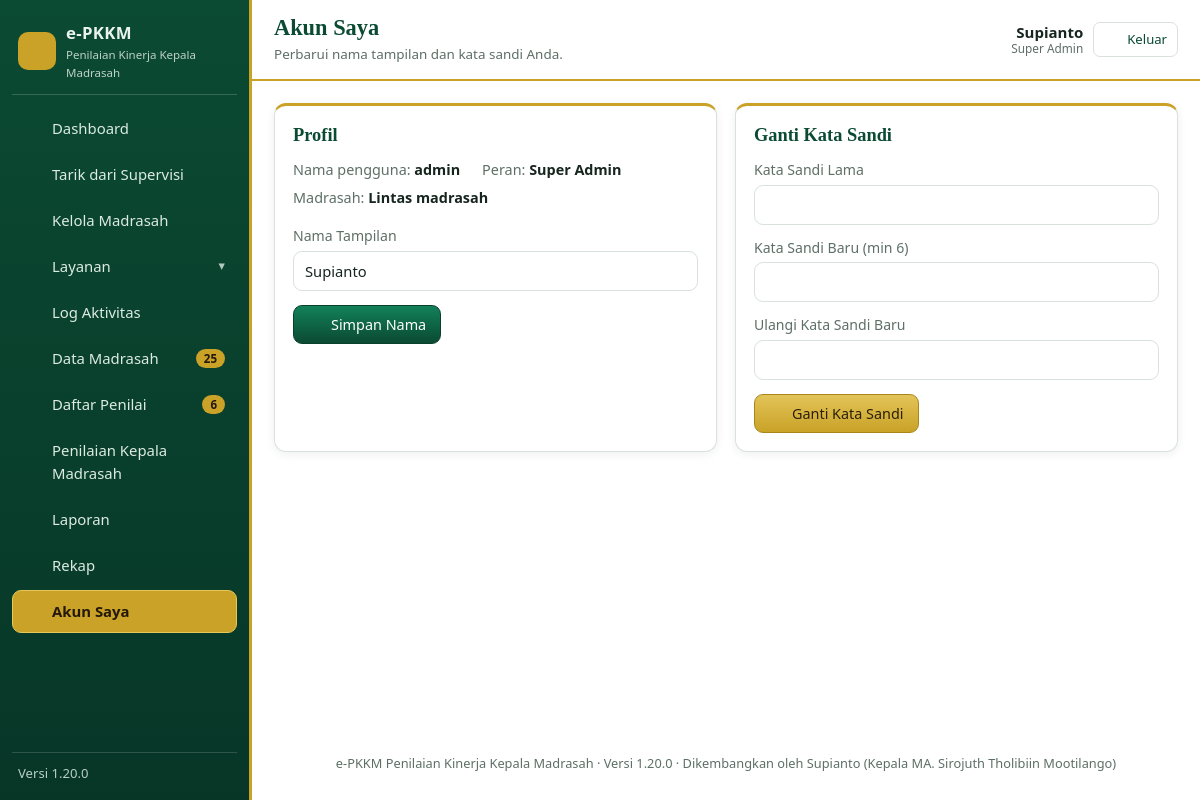
/akun.php (signed in), run on the app's committed database.
### tables this page shows
CREATE TABLE users (
                id INTEGER PRIMARY KEY AUTOINCREMENT,
                sekolah_id INTEGER REFERENCES sekolah(id) ON DELETE CASCADE,
                nama TEXT NOT NULL,
                username TEXT NOT NULL UNIQUE,
                sandi TEXT NOT NULL,
                role TEXT NOT NULL DEFAULT 'pengawas',
                aktif INTEGER NOT NULL DEFAULT 1,
                foto TEXT,
                dibuat TEXT
            , nip TEXT, jabatan TEXT, instansi TEXT, kab_kota TEXT, hp TEXT, asal TEXT, supervisi_id INTEGER, sandi_supervisi TEXT);

### akun.php (the view, shortened to what the rows shown need)
<?php
require_once __DIR__ . '/inc/init.php';
$u = require_login();
page_top('Akun Saya', 'Perbarui nama tampilan dan kata sandi Anda.');
?>
<div class="grid g2">
    <div class="card">
        <div class="card-kepala"><h2>Profil</h2></div>
        <div class="baris-info">
            <div><span>Nama pengguna:</span> <b><?= e($u['username']) ?></b></div>
            <div><span>Peran:</span> <b><?= e(role_label()) ?></b></div>
        </div>
        <form method="post" action="akun.php" class="mt16">
            <div class="form-baris">
                <label for="nama">Nama Tampilan</label>
                <input type="text" id="nama" name="nama" value="<?= e($u['nama']) ?>" required>
            </div>
        </form>
    </div>
    <div class="card">
        <div class="card-kepala"><h2>Ganti Kata Sandi</h2></div>
    </div>
</div>
<?php
page_bottom();

### inc/layout.php (shortened to what the rows shown need)
<?php
if (!function_exists('ikon')) {
    function ikon(string $nama, int $ukuran = 18): string
    {
        $p = [
            'dash' => '<path d="M3 12l9-8 9 8v8a1 1 0 0 1-1 1h-5v-6H9v6H4a1 1 0 0 1-1-1z"/>',
            'madrasah' => '<path d="M12 3l9 6v12H3V9z"/><path d="M9 21v-6h6v6"/>',
            'nilai' => '<path d="M4 4h16v16H4z"/><path d="M8 9h8M8 13h8M8 17h5"/>',
            'guru' => '<circle cx="12" cy="8" r="3.2"/><path d="M5 20c1.4-3.6 4-5.2 7-5.2s5.6 1.6 7 5.2"/>',
            'lapor' => '<path d="M5 3h9l5 5v13H5z"/><path d="M14 3v5h5"/><path d="M8 13h8M8 17h5"/>',
            'rekap' => '<path d="M4 20V6M10 20V3M16 20v-9M22 20H2"/>',
            'akun' => '<circle cx="12" cy="9" r="3.4"/><path d="M4.5 20c1.5-3.8 4.3-5.6 7.5-5.6s6 1.8 7.5 5.6"/>',
            'pengawas' => '<circle cx="11" cy="8" r="3"/><path d="M4 20c1.3-3.4 3.8-5 7-5"/><path d="M15 15l2 2 4-4"/>',
            'kunci' => '<circle cx="8" cy="12" r="3.5"/><path d="M11.5 12H21M17 12v3M20 12v2"/>',
            'keluar' => '<path d="M10 4H5v16h5"/><path d="M14 8l4 4-4 4M18 12H9"/>',
            'cetak' => '<path d="M7 8V3h10v5"/><path d="M5 8h14v8h-3v5H8v-5H5z"/>',
            'simpan' => '<path d="M5 3h11l3 3v15H5z"/><path d="M8 3v6h6V3M8 21v-7h8v7"/>',
            'tambah' => '<path d="M12 5v14M5 12h14"/>',
            'menu' => '<path d="M4 7h16M4 12h16M4 17h16"/>',
            'buka' => '<path d="M4 6h7l2 2h7v11H4z"/>',
            'dokumen' => '<path d="M13 3v5h5"/><path d="M19 8.5V20a1 1 0 0 1-1 1H6a1 1 0 0 1-1-1V4a1 1 0 0 1 1-1h7z"/>'
                . '<path d="M8 13h8M8 17h5"/>',
            'unggah' => '<path d="M12 16V6M8 10l4-4 4 4"/><path d="M4 18h16v3H4z"/>',
            'unduh' => '<path d="M12 4v10M8 10l4 4 4-4"/><path d="M4 18h16v3H4z"/>',
            'centang' => '<path d="M4 12l5 5L20 6"/>',
            'panah' => '<path d="M5 12h13M13 6l6 6-6 6"/>',
            'layanan' => '<path d="M4 4h6v6H4zM14 4h6v6h-6zM4 14h6v6H4zM14 14h6v6h-6z"/>',
            'daftar' => '<path d="M8 6h12M8 12h12M8 18h12"/><path d="M4 6h.01M4 12h.01M4 18h.01"/>',
            'clock' => '<circle cx="12" cy="12" r="8.5"/><path d="M12 7.5V12l3 2"/>',
            'user' => '<circle cx="12" cy="8.5" r="3.3"/><path d="M4.8 20c1.4-3.6 4-5.4 7.2-5.4s5.8 1.8 7.2 5.4"/>',
        ];
        $isi = $p[$nama] ?? $p['dash'];
        return '<svg class="ic" viewBox="0 0 24 24" width="' . $ukuran . '" height="' . $ukuran . '" fill="none" '
            . 'stroke="currentColor" stroke-width="1.7" stroke-linecap="round" stroke-linejoin="round">' . $isi . '</svg>';
    }
}
if (!function_exists('menu_sidebar')) {
    function menu_sidebar(): array
    {
        $u = current_user();
        $m = [];
        $m[] = ['index.php', $u['role'] === 'pengawas' ? 'Dashboard Penilai' : 'Dashboard', 'dash'];
        if ($u['role'] === 'super') {
            $m[] = ['tarik_supervisi.php', 'Tarik dari Supervisi', 'unduh'];
            $m[] = ['sekolah.php', 'Kelola Madrasah', 'madrasah'];
            $m[] = ['grup', 'Layanan', 'layanan', [
                ['pengawas.php', 'Akun Penilai', 'pengawas'],
                ['jabatan.php', 'Daftar Jabatan Penilai', 'nilai'],
                ['depan_slider.php', 'Slider Halaman Depan', 'buka'],
                ['logo.php', 'Logo Aplikasi', 'madrasah'],
            ]];
            $m[] = ['log.php', 'Log Aktivitas', 'clock', log_jumlah_online()];
            $m[] = ['data_madrasah.php', 'Data Madrasah', 'daftar', (int)val('SELECT COUNT(*) FROM sekolah')];
            $m[] = ['data_penilai.php', 'Daftar Penilai', 'guru',
                (int)val("SELECT COUNT(*) FROM users WHERE role = 'pengawas'")];
            $m[] = ['penilaian.php', 'Penilaian Kepala Madrasah', 'nilai'];
            $m[] = ['laporan.php', 'Laporan', 'lapor'];
            $m[] = ['rekap.php', 'Rekap', 'rekap'];
            $m[] = ['akun.php', 'Akun Saya', 'akun'];
            return $m;
        }
        $m[] = ['penilaian.php', 'Penilaian Kepala Madrasah', 'nilai'];
        $m[] = ['akun.php', 'Akun Saya', 'akun'];
        return $m;
    }
}
if (!function_exists('page_top')) {
    function page_top(string $judul, string $sub = '', bool $lebar = false): void
    {
        $u = require_login();
        echo '<!doctype html><html lang="id"><head><meta charset="utf-8">';
        echo '<link rel="stylesheet" href="assets/style.css?v=' . e(APP_VERSION) . '">';
        echo '</head><body class="bg-deco">';
        echo '<div class="shell">';
        echo '<div class="main">';
        echo '<header class="top">'
            . '<button class="btn-menu" type="button" data-menu aria-label="Buka menu">' . ikon('menu', 20) . '</button>'
            . '<div class="top-judul"><h1>' . e($judul) . '</h1>';
        echo '</div><div class="top-kanan">';
        echo '<span class="top-user"><b>' . e($u['nama']) . '</b><i>' . e(role_label()) . '</i></span>';
        echo '</div></header>';
        echo '<main class="isi' . ($lebar ? ' isi-lebar' : '') . '">';
    }
}
if (!function_exists('page_bottom')) {
    function page_bottom(): void
    {
        echo '</main><footer class="foot">' . e(APP_NAME) . ' ' . e(APP_SUB)
            . ' &middot; Versi ' . e(APP_VERSION)
            . ' &middot; Dikembangkan oleh ' . e(APP_AUTHOR) . ' (' . e(APP_AUTHOR_JABATAN) . ')</footer>'
            . '</div></div>';
        echo '</body></html>';
    }
}

### data on the page
users: nama "Supianto", role "Super Admin", username "admin"

### other printed values
APP_NAME "e-PKKM"
APP_SUB "Penilaian Kinerja Kepala Madrasah"
$label "Dashboard"
$label "Tarik dari Supervisi"
$label "Kelola Madrasah"
$labelGrup "Layanan"
$label "Log Aktivitas"
$label "Data Madrasah"
$lencana "25"
$label "Daftar Penilai"
$lencana "6"
$label "Penilaian Kepala Madrasah"
$label "Laporan"
$label "Rekap"
$label "Akun Saya"
